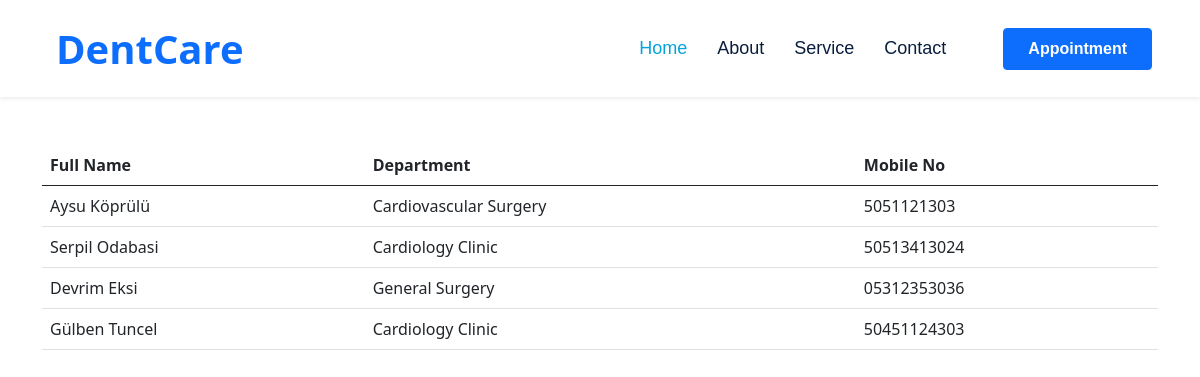
/doctor_list, run on the app's committed database.
### main/models.py (models this page shows, shortened)
class Doctor(models.Model):
    full_name = models.CharField(max_length=100)
    email = models.CharField(max_length=100)
    mobile_no = models.CharField(max_length=100)
    department = models.ForeignKey(Department, on_delete=models.CASCADE)

class Department(models.Model):
    name = models.CharField(max_length=100)
    def __str__(self):
        return self.name

### main/views.py (the view)
# urls.py: path('doctor_list', views.doctor_list, name='doctor_list'),
def doctor_list(request):
    departments = Department.objects.all()
    doctors = Doctor.objects.all()
    department_id = request.GET.get('department')
    if department_id:
        doctors = doctors.filter(department_id=department_id)
    return render(request, 'doctor_list.html', {'departments': departments, 'doctors': doctors})

### main/templates/doctor_list.html
{%load static%}
{%include 'main.html'%}
{% block content %}
<div class="container mt-5 ">
    <table class="table">
        <thead>
            <tr>
                <th scope="col">Full Name</th>
                <th scope="col">Department</th>
                <th scope="col">Mobile No</th>
            </tr>
        </thead>
        <tbody>
            {% for doctor in doctors %}
            <tr>
                <td>{{ doctor.full_name }}</td>
                <td>{{ doctor.department }}</td>
                <td>{{ doctor.mobile_no }}</td>
            </tr>
            {% empty %}
            <tr>
                <td colspan="2">No doctors found.</td>
            </tr>
            {% endfor %}
        </tbody>
    </table>
</div>
{% endblock %}

### patientRecord/static/style/style.css (style rules this page uses)
body { text-transform: capitalize !important; }

### patientRecord/static/css/style.css (style rules this page uses)
:root { --primary: #06A3DA; --secondary: #F57E57; --light: #EEF9FF; --dark: #091E3E; }

### data on the page
Doctor: full_name "Aysu Köprülü", department "Cardiovascular Surgery", mobile_no "5051121303"
Doctor: full_name "Serpil Odabasi", department "Cardiology Clinic", mobile_no "50513413024"
Doctor: full_name "Devrim Eksi", department "General Surgery", mobile_no "05312353036"
Doctor: full_name "Gülben Tuncel", department "Cardiology Clinic", mobile_no "50451124303"
